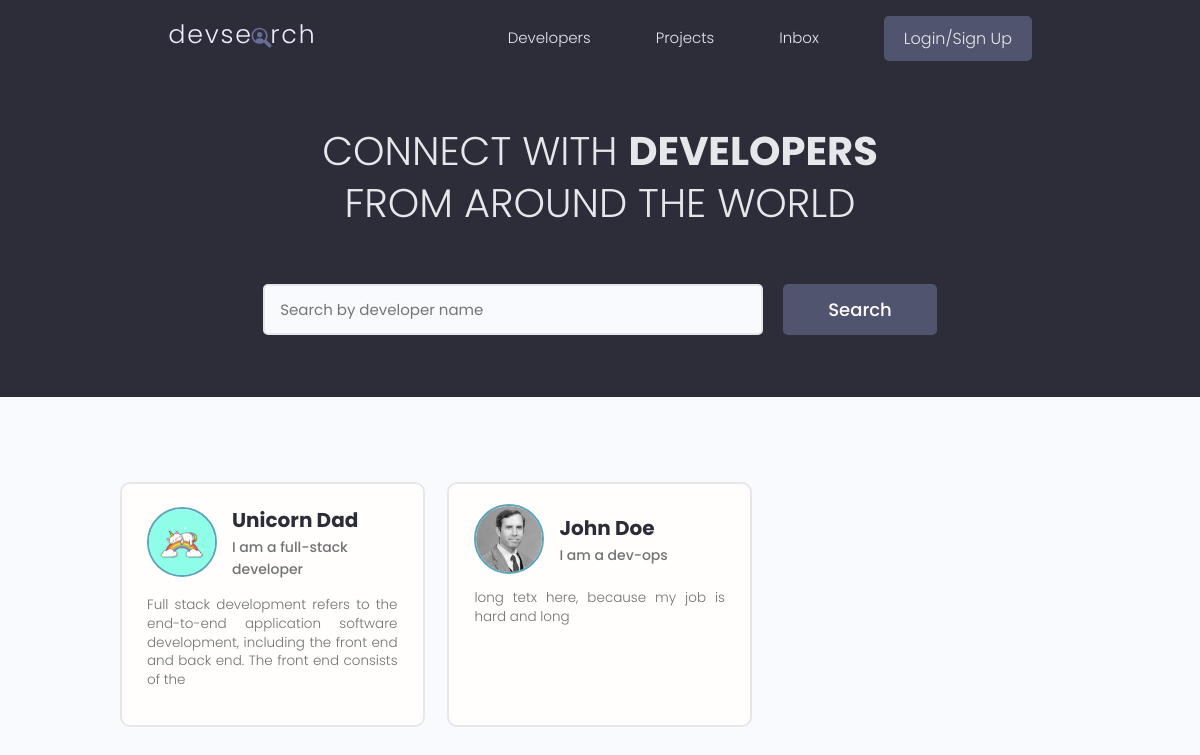
The app's page /, older data.
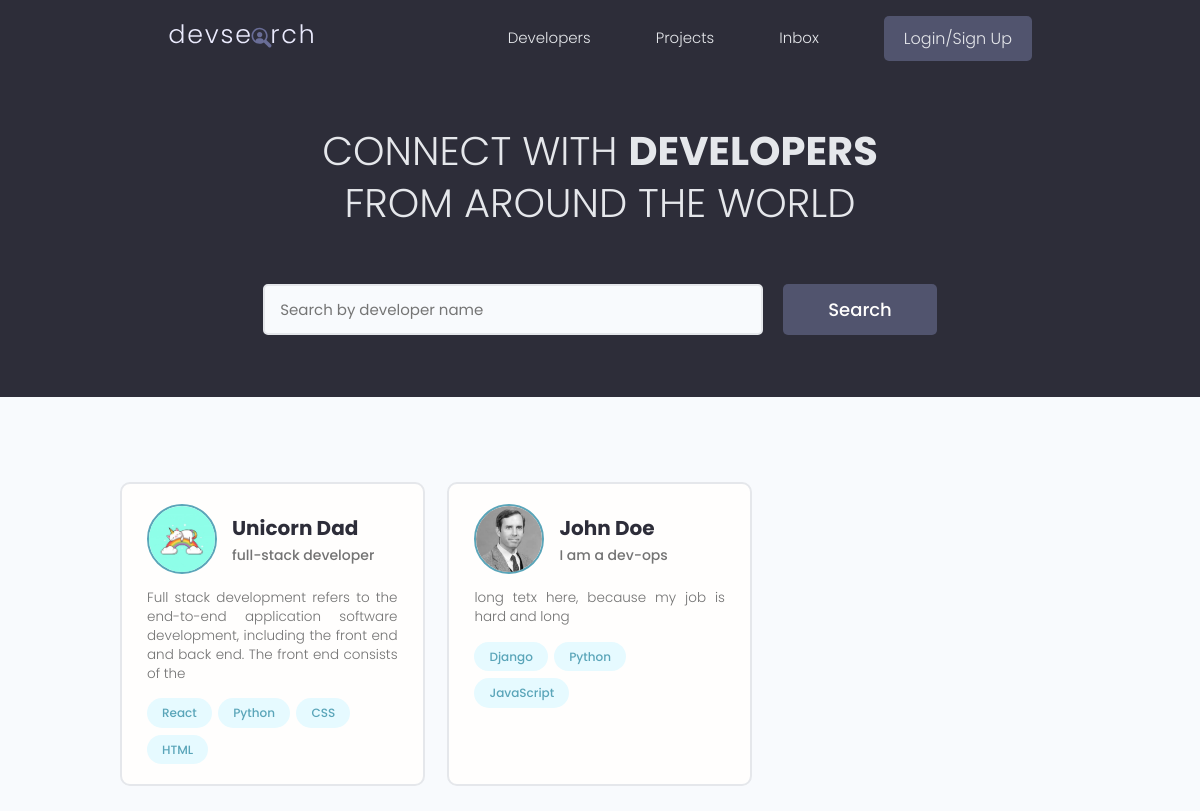
The same page, newer data.
### users/models.py (models this page shows, shortened)
class Profile(models.Model):
    user = models.OneToOneField(User, on_delete=models.CASCADE, null=True, blank=True)
    name = models.CharField(max_length=200, null=True, blank=True)
    email = models.EmailField(max_length=500, null=True, blank=True)
    username = models.CharField(max_length=200, null=True, blank=True)
    location = models.CharField(max_length=200, null=True, blank=True)
    short_intro = models.CharField(max_length=200, null=True, blank=True)
    bio = models.TextField(null=True, blank=True)
    profile_image = models.ImageField(null=True, blank=True, upload_to="profiles/", default="profiles/user-default.png")
    social_github = models.CharField(max_length=200, null=True, blank=True)
    social_twitter = models.CharField(max_length=200, null=True, blank=True)
    social_linkedin = models.CharField(max_length=200, null=True, blank=True)
    social_youtube = models.CharField(max_length=200, null=True, blank=True)
    social_website = models.CharField(max_length=200, null=True, blank=True)
    created = models.DateTimeField(auto_now_add=True)
    id = models.UUIDField(default=uuid.uuid4, unique=True, primary_key=True, editable=False)

class Skill(models.Model):
    owner = models.ForeignKey(Profile, on_delete=models.CASCADE, null=True, blank=True)
    name = models.CharField(max_length=200, null=True, blank=True)
    description = models.TextField(null=True, blank=True)
    created = models.DateTimeField(auto_now_add=True)
    id = models.UUIDField(default=uuid.uuid4, unique=True, primary_key=True, editable=False)
    def __str__(self):
        return str(self.name)

### users/views.py (the view)
# urls.py: path('', views.profiles, name="profiles"),
def profiles(request):
    profiles = Profile.objects.all()
    context = {"profiles": profiles}
    return render(request, "users/profiles.html", context)

### users/templates/users/profiles.html (shortened to what this page needs)
{% extends 'main.html' %} {% block content %}
<main class="home">
  <section class="hero-section text-center">
    <div class="container container--narrow">
      <div class="hero-section__box">
        <h2>CONNECT WITH <span>DEVELOPERS</span></h2>
        <h2>FROM AROUND THE WORLD</h2>
      </div>
      <div class="hero-section__search">
        <form class="form" action="#" method="get">
          <div class="form__field">
            <input
              class="input input--text"
              id="formInput#search"
              type="text"
              name="text"
              placeholder="Search by developer name"
            />
          </div>
          <input class="btn btn--sub btn--lg" type="submit" value="Search" />
        </form>
      </div>
    </div>
  </section>
  <section class="devlist">
    <div class="container">
      <div class="grid grid--three">
        {% for profile in profiles %}
        <div class="column card">
          <div class="dev">
            <a href="{% url 'user-profile' profile.id %}" class="card__body">
              <div class="dev__profile">
                <img
                  class="avatar avatar--md"
                  src="{{ profile.profile_image.url }}"
                  alt="image"
                />
                <div class="dev__meta">
                  <h3>{{ profile.name }}</h3>
                  <h5>{{ profile.short_intro|slice:"60" }}</h5>
                </div>
              </div>
              <p class="dev__info">{{ profile.bio|slice:"150"}}</p>
              <div class="dev__skills">
                {% for skill in profile.skill_set.all|slice:"5" %}
                <span class="tag tag--pill tag--main">
                  <small>{{ skill }}</small>
                </span>
                {% endfor %}
              </div>
            </a>
          </div>
        </div>
        {% endfor %}
      </div>
    </div>
  </section>
</main>
{% endblock content %}

### templates/main.html (shortened to what this page needs)
<!DOCTYPE html>
{% load static %}
<html lang="en">
  <head>
    <link rel="stylesheet" href="{% static 'uikit/styles/uikit.css' %}" />
    <link rel="stylesheet" href="{% static 'styles/app.css' %}" />
    <link rel="stylesheet" href="{% static 'styles/main.css' %}" />
  </head>
  <body>
    {% include 'navbar.html' %}
    {% block content%} {% endblock content%}
  </body>
</html>

### templates/navbar.html (shortened to what this page needs)
{% load static %}
<header class="header">
  <div class="container container--narrow">
    <a href="{% url 'profiles' %}" class="header__logo">
      <img src="{% static 'images/logo.svg' %}" alt="DevSearch Logo" />
    </a>
    <nav class="header__nav">
      <ul class="header__menu">
        <li class="header__menuItem">
          <a href="{% url 'profiles' %}">Developers</a>
        </li>
        <li class="header__menuItem">
          <a href="{% url 'projects' %}">Projects</a>
        </li>
        <li class="header__menuItem"><a href="">Inbox</a></li>
        {% if request.user.is_authenticated %}
        <li class="header__menuItem">
          <a href="{% url 'create-project' %}">Add Project</a>
        </li>
        <li class="header__menuItem">
          <a href="{% url 'logout' %}" class="btn btn--sub">Logout</a>
        </li>
        {% else %}
        <li class="header__menuItem">
          <a href="{% url 'login' %}" class="btn btn--sub">Login/Sign Up</a>
        </li>
        {% endif %}
      </ul>
    </nav>
  </div>
</header>

### static/styles/app.css (style rules this page uses)
:root { --color-sub: #2d2d39; }
.btn--sub { background-color: var(--color-sub-light); }
.card { border: 2px solid var(--color-light); }
img { width: 100%; }
.header { position: sticky; z-index: 111; background-color: var(--color-sub); padding: 1.5rem 0; }
.header > .container { display: flex; justify-content: space-between; align-items: center; }
.header__logo > img { height: 3.8rem; }
.header__nav > ul { display: inline-flex; align-items: center; list-style: none; gap: 6.5rem; }
.header__menuItem > a { color: var(--color-light); font-weight: 300; }
.hero-section { height: 40vh; display: flex; align-items: center; background-color: var(--color-sub); }
.hero-section__box { margin-bottom: 4rem; }
.hero-section__box > h2, .hero-section__box > h2 > span { font-size: 4rem; color: var(--color-light); line-height: 1.3; text-transform: uppercase; }
.hero-section__box > h2 { font-weight: 300; }
.hero-section__box > h2 > span { font-weight: 700; }
.hero-section__search > .form { display: flex; align-items: center; justify-content: center; gap: 2rem; }
.hero-section__search > .form input.input--text { width: 50rem; }
.devlist { margin-top: 8rem; }
.devlist .grid { align-items: stretch; }
.devlist .dev .dev__profile { display: flex; align-items: center; gap: 1.5rem; }
.devlist .dev .dev__meta h3 { color: var(--color-sub); font-size: 2rem; font-weight: 700; }
.devlist .dev .dev__meta h5 { color: var(--color-text); font-size: 1.4rem; font-weight: 500; }
.devlist .dev .dev__info { margin: 1.5rem 0; font-size: 1.35rem; line-height: 1.4; text-align: justify; }

### static/uikit/styles/modules/_variables.css (style rules this page uses)
:root { --color-main: #5aa5b9; --color-main-light: #e6faff; --color-sub: #3f4156; --color-sub-light: #51546e; --color-sub-lighter: #ededfd; --color-text: #737373; --color-gray: #8b8b8b; --color-light: #e5e7eb; --color-light-gray: #767676; --color-bg: #f8fafd; --color-white: #fffefd; --color-white-light: #f3f3f3; --color-success: #359e64; --color-success-bg: #def8e8; --color-error: #fc4b0b; --color-error-bg: #fff2ee; --font-base: 'Poppins', arial, helvetica, 'Segoe UI', roboto, ubuntu, sans-serif; --font-monospace: 'Fira Code', 'Courier New', courier, monospace; --font-regular: 300; --font-medium: 500; --font-bold: 700; --generic-shadow: 1px 1px 5px #00000010; --generic-transition: all 0.3s ease-in-out; }

### static/uikit/styles/modules/_base.css (style rules this page uses)
* { margin: 0; padding: 0; box-sizing: border-box; text-rendering: optimizeLegibility; color: inherit; font-size: inherit; }
html { font-size: 50%; }
@media only screen and (min-width: 480px) { html { font-size: 56.25%; } }
@media only screen and (min-width: 1200px) { html { font-size: 62.5%; } }
body { line-height: 1.6; font-weight: 400; font-size: 1.5rem; color: var(--color-text); background-color: var(--color-bg); min-height: 100vh; }

### static/uikit/styles/modules/_typography.css (style rules this page uses)
* { font-family: var(--font-base); }
h2 { font-size: 3.6rem; font-weight: var(--font-bold); }
h3 { font-size: 3.2rem; font-weight: var(--font-medium); }
h5 { font-size: 2.4rem; font-weight: var(--font-medium); }
h5, h6 { font-weight: var(--font-regular); }
p, span, strong { font-size: 1.6rem; color: var(--color-text); font-weight: var(--font-regular); }
a { padding-bottom: 2px; text-decoration: none; display: inline-block; color: var(--color-main); font-weight: var(--font-medium); }

### static/uikit/styles/modules/_utilities.css (style rules this page uses)
.container { width: 92%; max-width: 165rem; margin: 0 auto; box-sizing: border-box; }
.container--narrow { width: 92%; max-width: 120rem; }
@media screen and (min-width: 1000px) { .container { width: 90%; } }
@media screen and (min-width: 1000px) { .container--narrow { width: 85%; } }
@media screen and (min-width: 1200px) { .container { width: 80%; } }
@media screen and (min-width: 1200px) { .container--narrow { width: 72%; } }
.text-center { text-align: center; }

### static/uikit/styles/modules/_avatar.css (style rules this page uses)
.avatar { border-radius: 50%; border: 2px solid var(--color-main); object-fit: cover; }
.avatar--md { height: 7rem; width: 7rem; }

### static/uikit/styles/modules/_button.css (style rules this page uses)
.btn { display: inline-block; position: relative; cursor: pointer; background-color: var(--color-light); font-weight: var(--font-medium); color: var(--color-sub); text-decoration: none; padding: 1rem 2rem; border-radius: 0.5rem; border: none; width: -webkit-fit-content; width: -moz-fit-content; width: fit-content; height: -webkit-fit-content; height: -moz-fit-content; height: fit-content; font-size: 1.6rem; outline-width: 0; outline-color: transparent; -webkit-backface-visibility: hidden; backface-visibility: hidden; transition: all 0.3s ease-in-out; }
.btn--sub { background-color: var(--color-sub); color: var(--color-white); }
.btn--lg { font-size: 1.8rem; padding: 1.2rem 4.5rem; }

Row changes from the older to the newer data that the page shows:
changed Profile "Unicorn Dad": short_intro "I am a full-stack developer" → "full-stack developer"
added Skill: name "React", shown under Profile "Unicorn Dad"
added Skill: name "Python", shown under Profile "Unicorn Dad"
added Skill: name "CSS", shown under Profile "Unicorn Dad"
added Skill: name "HTML", shown under Profile "Unicorn Dad"
added Skill: name "Django", shown under Profile "John Doe"
added Skill: name "Python", shown under Profile "John Doe"
added Skill: name "JavaScript", shown under Profile "John Doe"
